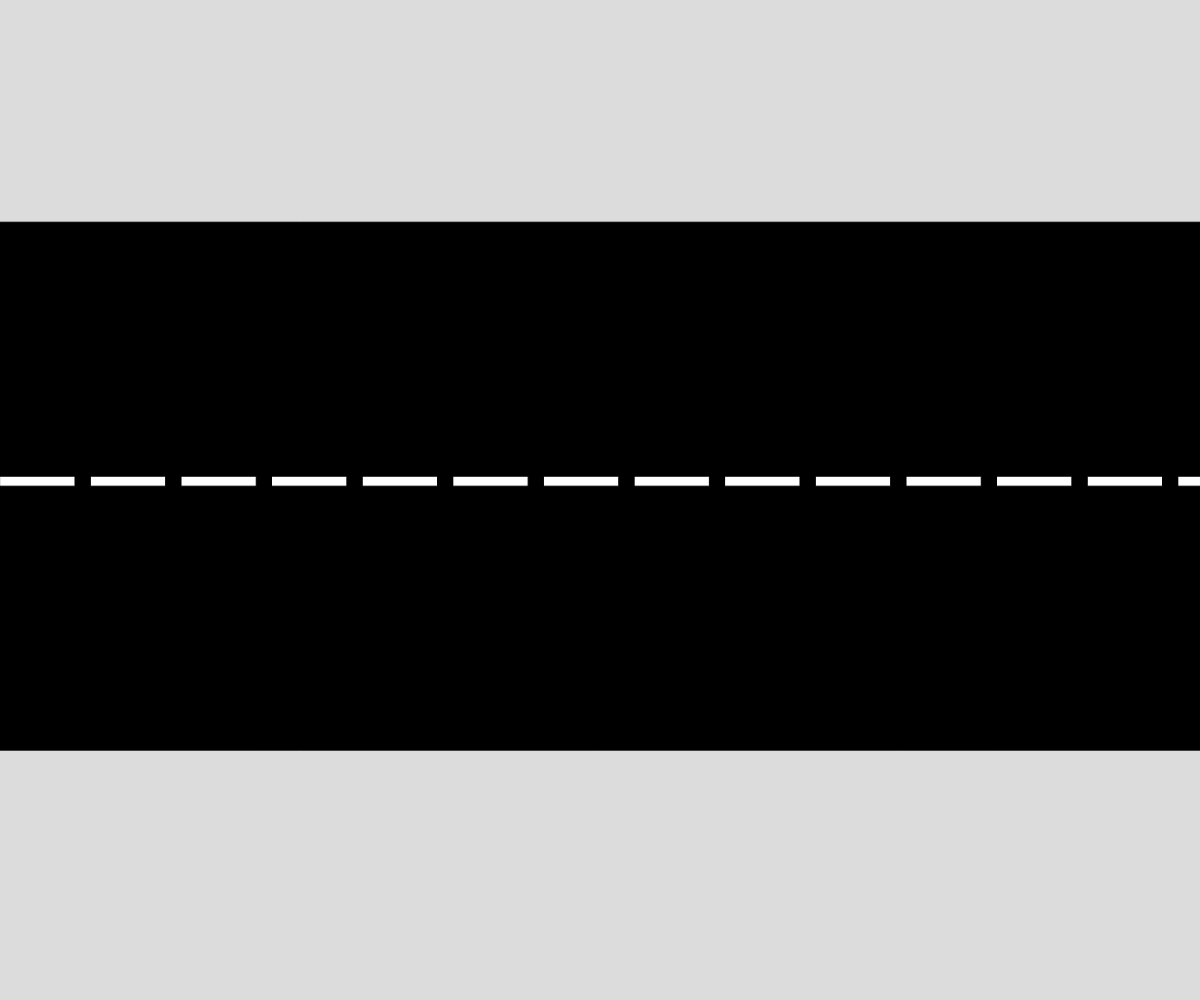
Frame 1 (no input)
Frame 60 (no input): identical to frame 1, image omitted
Frame 120 (the mouse pressed at the canvas centre since frame 60): identical to frame 1, image omitted

The p5.js sketch that drew this single still picture (run headless with seeded random() and noise() and a simulated clock; from frame 60 on, the mouse is pressed at the canvas centre):

// p5.js sketch
// ── sketch.js
// Cars Cars Cars!!!
// Srushti Vyas
// Dec 3rd, 2021
// Making a car simulation

let eastBound = [];
let westBound = [];


function setup() {
  createCanvas(windowWidth, windowHeight);
}

function draw() {
  background(220);
  drawRoad();
  for (let i = 0; i < eastBound.length; i++) {
    eastBound[i].action();
  }
  for(let j = 0; j < westBound.length; j++){
    westBound[j].action();
  }

}

function mouseClicked() {

  if (keyIsPressed && keyCode === SHIFT) {
    eastBound.push(new Vehicle(0,random(550,700), 0));
  }
  else{
    westBound.push(new Vehicle(width, random(250,400), 1));
  }
}

function drawRoad() {

  fill(0);
  wLane = rect(0, height / 4.5, width, height / 4);
  eLane = rect(0, height / 2.04, width, height / 3.85)
  rect(0, height / 4, width, height / 2);

  for (let i = 0; i < width; i++) {
    fill(255);
    rect(i * (width + 250) / 16, height / 2.1, width / 16, height / 100);
  }
}

class Vehicle {
  constructor(x, y, dir) {
    this.x = x;
    this.y = y;
    this.dir = dir;   //0→west   1→east
    this.c = color(random(255), random(255), random(255));
    this.type = int(random(2));
    this.xSpeed = random(1, 10);

  }

  display() {
    if (this.type === 0) {// car
      this.drawCar();
    }
    else if (this.type === 1) {//truck
      this.drawTruck();
    }
  }

  move() {
    if(this.dir === 0){
      this.x += this.xSpeed
    }
    if(this.dir === 1){
      this.x -= this.xSpeed
    }
  }

  

  drawCar() {
    fill(200);
    rect(this.x + 10, this.y - 25, 20, 10, 5);
    rect(this.x - 30, this.y - 25, 20, 10, 5);
    rect(this.x + 10, this.y + 15, 20, 10, 5);
    rect(this.x - 30, this.y + 15, 20, 10, 5);
    fill(this.c);
    ellipse(this.x, this.y, 100, 40);

  }

  drawTruck() {
    fill(this.c);
    rect(this.x + 90, this.y + 5, 30, 30);
    rect(this.x, this.y, 100, 40, 10);
  }

  speedUp() {

  }
  speedDown() {

  }
  changeColor() {

  }
  action() {
    this.display();
    this.move();
  }
}
